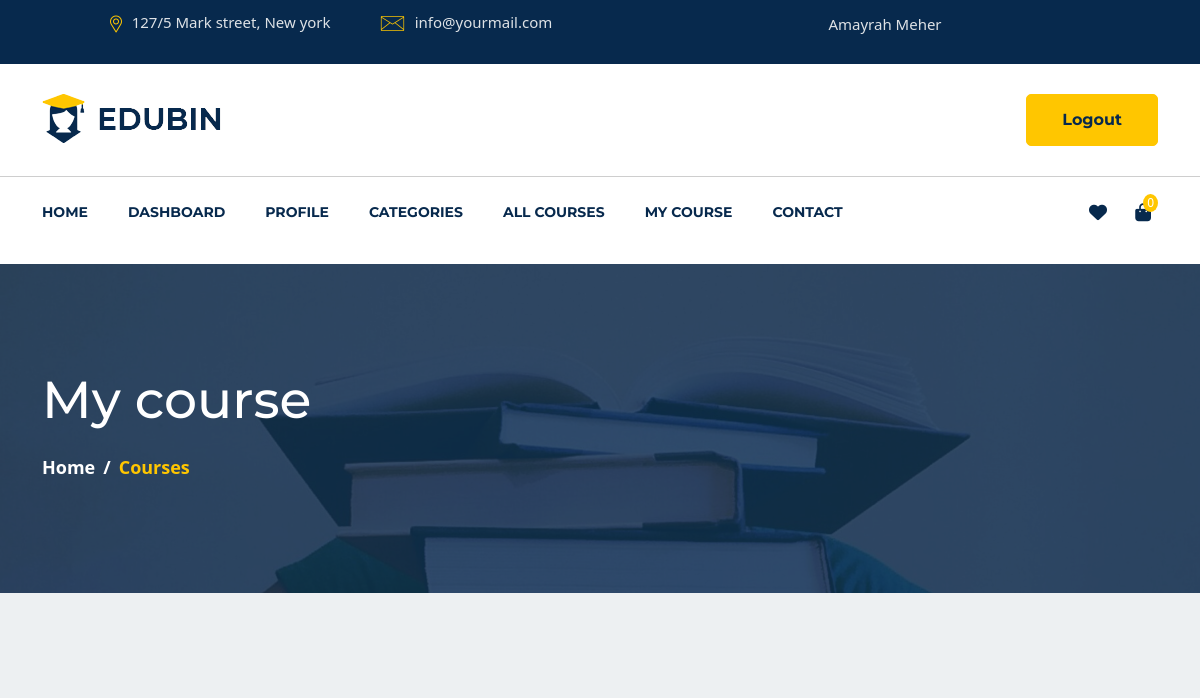
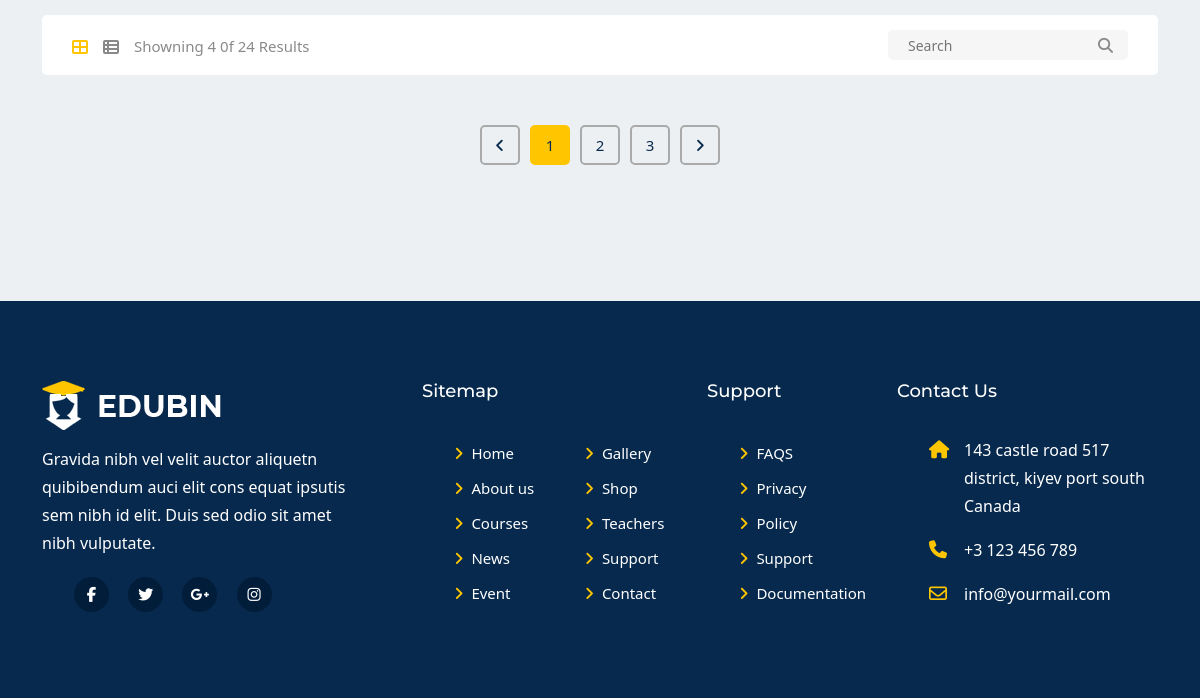
The page /user/my-course/ (signed in) on the database as committed earlier (2 pictures, top to bottom).
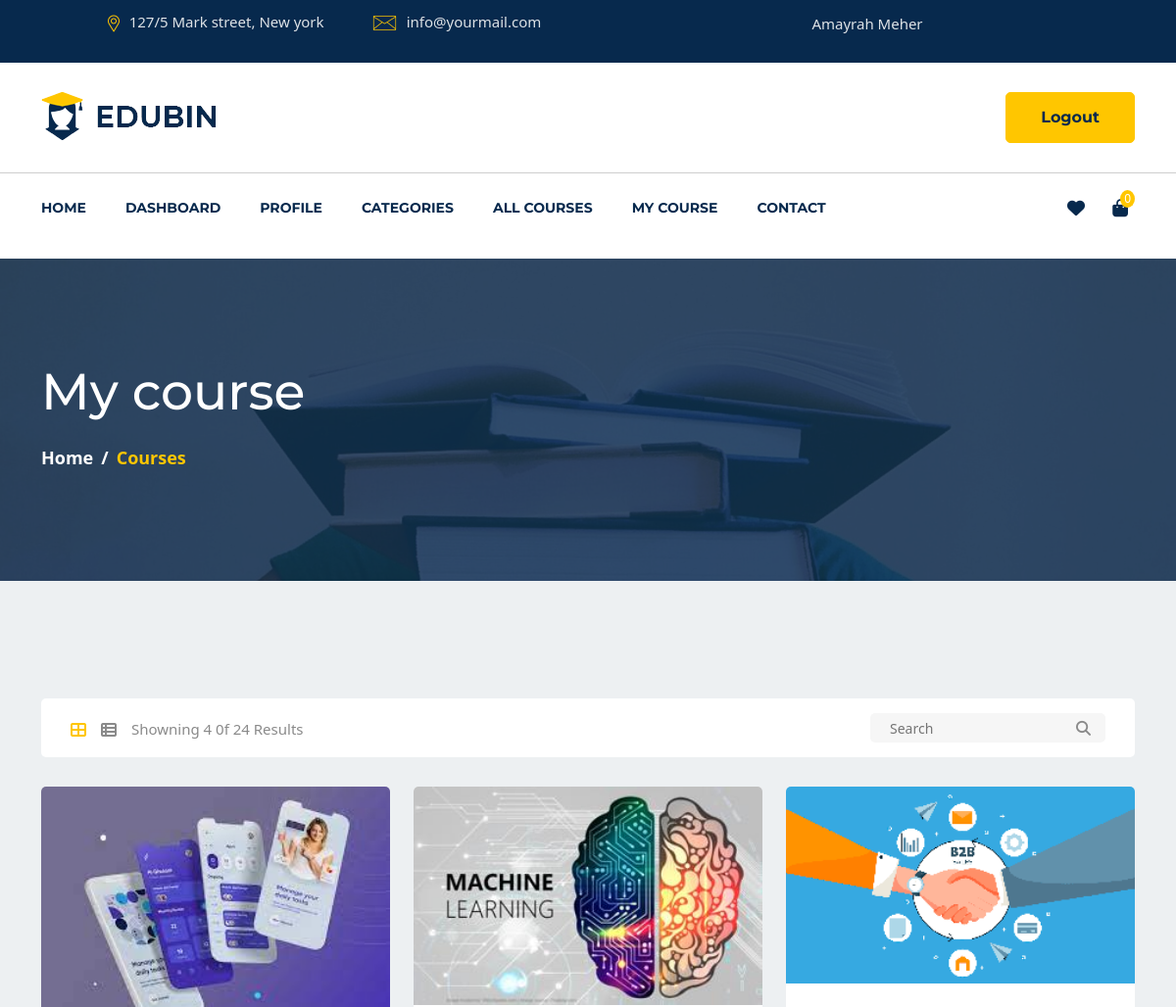
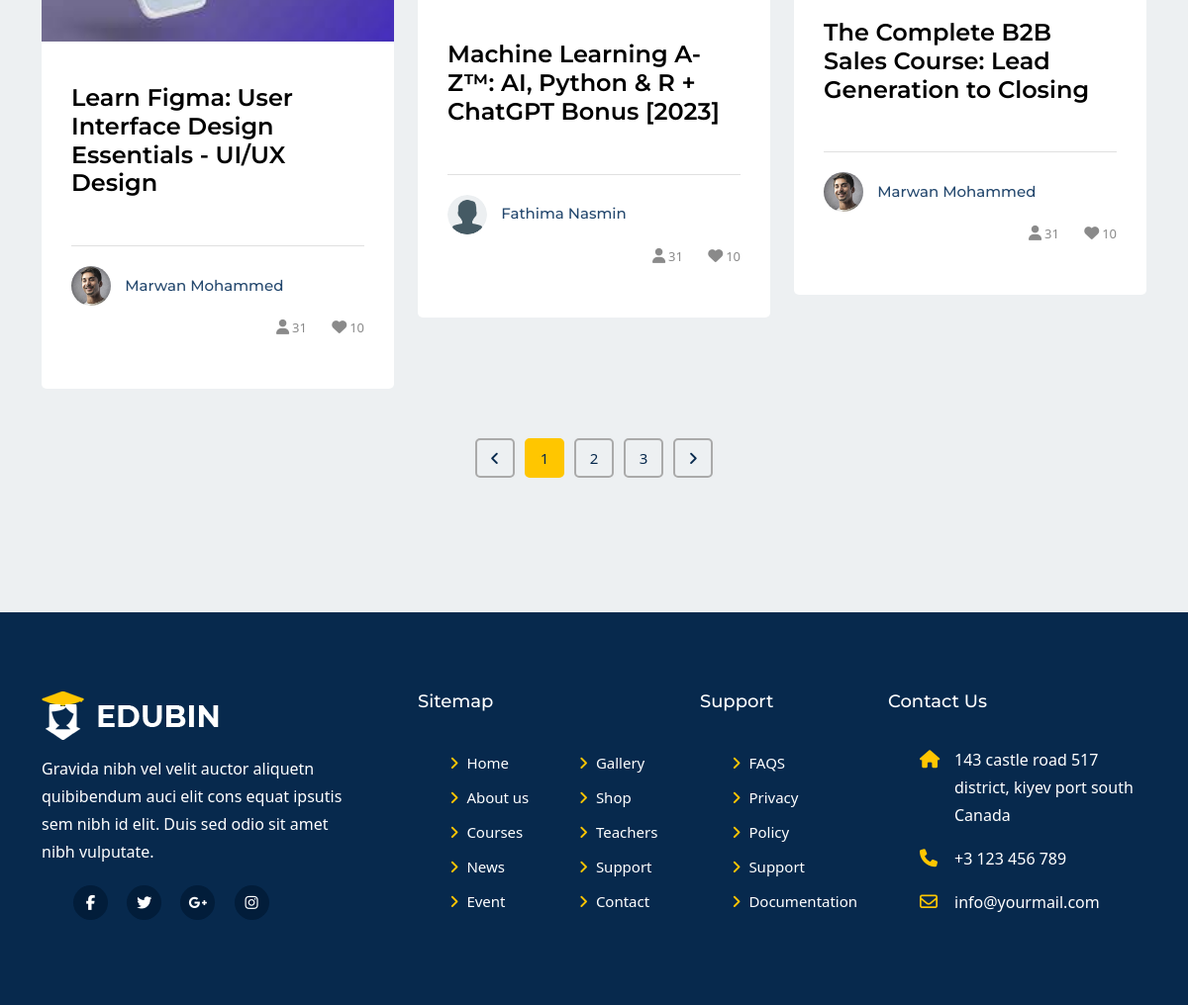
The same page on the database as committed later (2 pictures, top to bottom).
### user/models.py (models this page shows, shortened)
class User(AbstractUser):
    username = models.CharField(_("Username"), max_length=150)
    email = models.EmailField(_("email address"), unique=True)
    USERNAME_FIELD = "email"
    REQUIRED_FIELDS = []
    objects = CustomUserManager()
    @property
    def full_name(self):
        return f"{self.first_name} {self.last_name}"

class EnrolledCourses(models.Model):
    course = models.ForeignKey(
        "lms_main.Course", on_delete=models.CASCADE)
    student = models.ForeignKey(
        Student, on_delete=models.CASCADE)
    def __str__(self):
        return f"Course Enrolled {self.course.title}-{self.student}"
    class Meta:
        unique_together = ('course', 'student')

class Instructor(models.Model):
    instructor = models.OneToOneField(
        User, on_delete=models.CASCADE, primary_key=True)
    profile_image = models.ImageField(
        null=True, blank=True, upload_to="profile_pictures/instructor/")
    about_me = models.TextField(null=True, blank=True)
    designation = models.CharField(null=True, blank=True, max_length=100)
    @property
    def profile_image_url(self):
        if self.profile_image and hasattr(self.profile_image, 'url'):
            return self.profile_image.url
        else:
            return "/static/images/profile/user.png"

### lms_main/models.py (models this page shows, shortened)
class Course(models.Model):
    STATUS = (
        ('PUBLISH', 'PUBLISH'),
        ('DRAFT', 'DRAFT'),
    )
    title = models.CharField(max_length=300)
    description = models.TextField()
    created_at = models.DateField(auto_now_add=True)
    featured_image = models.ImageField(
        upload_to='course/featured_images/', null=True, blank=True)
    price = models.IntegerField(
        null=True, default=0, blank=True)
    discount = models.IntegerField(null=True, blank=True)
    slug = models.SlugField(unique=True, null=True,
                            blank=True, max_length=300)
    status = models.CharField(choices=STATUS, max_length=100, null=True)
    author = models.ForeignKey(user_model.Instructor, on_delete=models.CASCADE)
    category = models.ForeignKey(
        lms_main_model.Category, on_delete=models.CASCADE)
    level = models.ForeignKey(lms_main_model.Level, on_delete=models.CASCADE)

### user/views.py (the view)
# urls.py: path('my-course/', user_view.my_course, name='my-course'),
@login_required
def my_course(request):
    user = request.user
    my_courses = EnrolledCourses.objects.filter(student=user.student)
    context = {
        'my_courses': my_courses,
    }
    print(context)
    for course in my_courses:
        print(course)
    return render(request, 'user/my_course.html', context)

### user/templates/user/my_course.html (shortened to what this page needs)
{% extends 'lms_main/base.html' %}
{% load static %}
{% load course_tags %}
{% block navbar %}
{% include 'lms_main/components/navbar.html' %}
{% endblock %}
{% block main %}
<section id="page-banner" class="pt-105 pb-110 bg_cover" data-overlay="8"
    style="background-image: url('{% static 'images/page-banner-2.jpg' %}')">
    <div class="container">
        <div class="row">
            <div class="col-lg-12">
                <div class="page-banner-cont">
                    <h2>My course</h2>
                    <nav aria-label="breadcrumb">
                        <ol class="breadcrumb">
                            <li class="breadcrumb-item"><a href="#">Home</a></li>
                            <li class="breadcrumb-item active" aria-current="page">Courses</li>
                        </ol>
                    </nav>
                </div>
            </div>
        </div>
    </div>
</section>
<section id="courses-part" class="pt-120 pb-120 gray-bg">
    <div class="container">
        <div class="row">
            <div class="col-lg-12">
                {% include 'lms_main/components/showing_results.html' %}
            </div>
        </div>
        <div class="tab-content" id="myTabContent">
            <div class="tab-pane fade show active" id="courses-grid" role="tabpanel" aria-labelledby="courses-grid-tab">
                <div class="row">
                    {% for course in my_courses %}
                    <div class="col-lg-4 col-md-6">
                        <div class="singel-course mt-30">
                            <div class="thum">
                                <div class="image">
                                    <img src="{{ course.course.featured_image.url }}" alt="Course">
                                </div>
                            </div>
                            <div class="cont">
                                <a href="courses-singel.html">
                                    <h4>{{ course.course.title }}</h4>
                                </a>
                                <div class="course-teacher">
                                    <div class="thum">
                                        <a href="#"><img src="{{ course.course.author.profile_image_url }}" alt="teacher"></a>
                                    </div>
                                    <div class="name">
                                        <a href="#">
                                            <h6>{{ course.course.author.instructor.full_name }}</h6>
                                        </a>
                                    </div>
                                    <div class="admin">
                                        <ul>
                                            <li><a href="#"><i class="fa fa-user"></i><span>31</span></a></li>
                                            <li><a href="#"><i class="fa fa-heart"></i><span>10</span></a></li>
                                        </ul>
                                    </div>
                                </div>
                            </div>
                        </div>
                    </div>
                    {% endfor %}
                </div>
            </div>
        </div>
        <div class="row">
            <div class="col-lg-12">
                <nav class="courses-pagination mt-50">
                    <ul class="pagination justify-content-center">
                        <li class="page-item">
                            <a href="#" aria-label="Previous">
                                <i class="fa fa-angle-left"></i>
                            </a>
                        </li>
                        <li class="page-item"><a class="active" href="#">1</a></li>
                        <li class="page-item"><a href="#">2</a></li>
                        <li class="page-item"><a href="#">3</a></li>
                        <li class="page-item">
                            <a href="#" aria-label="Next">
                                <i class="fa fa-angle-right"></i>
                            </a>
                        </li>
                    </ul>
                </nav>
            </div>
        </div>
    </div>
</section>
{% include 'lms_main/components/footer.html' %}
{% endblock %}

### lms_main/templates/lms_main/components/navbar.html (shortened to what this page needs)
{% load static %}
<header id="header-part">
    <div class="header-top d-none d-lg-block">
        <div class="container">
            <div class="row">
                <div class="col-lg-6">
                    <div class="header-contact text-lg-left text-center">
                        <ul>
                            <li><img src="{% static 'images/all-icon/map.png' %}" alt="icon"><span>127/5 Mark street, New york</span>
                            </li>
                            <li><img src="{% static 'images/all-icon/email.png' %}" alt="icon"><span>info@yourmail.com</span></li>
                        </ul>
                    </div>
                </div>
                {% if user.is_authenticated %}
                <div class="col-lg-6">
                    <div class="header-opening-time text-lg-right text-center">
                        <p>{{ user.full_name }}</p>
                    </div>
                </div>
                {% endif %}
            </div>
        </div>
    </div>
    <div class="header-logo-support pt-30 pb-30">
        <div class="container">
            <div class="row">
                <div class="col-lg-4 col-md-4">
                    <div class="logo">
                        <a href="index-2.html">
                            <img src="{% static 'images/logo.png' %}" alt="Logo">
                        </a>
                    </div>
                </div>
                <div class="col-lg-8 col-md-8">
                    <div class="support-button float-right d-none d-md-block">
                        {% if user.is_authenticated %}
                        <div class="button float-left">
                            <a href="{% url 'user:logout-user' %}" class="main-btn">Logout</a>
                        </div>
                        {% endif %}
                    </div>
                </div>
            </div>
        </div>
    </div>
{% if user.is_authenticated %}
    {% if user.student %}
    <div class="navigation">
        <div class="container">
            <div class="row">
                <div class="col-lg-10 col-md-10 col-sm-9 col-8">
                    <nav class="navbar navbar-expand-lg">
                        <div class="collapse navbar-collapse sub-menu-bar" id="navbarSupportedContent">
                            <ul class="navbar-nav mr-auto">
                                <li class="nav-item">
                                    <a href="{% url 'lms_main:home' %}">Home</a>
                                </li>
                                <li class="nav-item">
                                    <a href="{% url 'user:dashboard' %}">Dashboard</a>
                                </li>
                                <li class="nav-item">
                                    <a href="{% url 'user:update-profile' %}">Profile</a>
                                </li>
                                <li class="nav-item">
                                    <a href="#">Categories</a>
                                </li>
                                <li class="nav-item">
                                    <a href="{% url 'lms_main:course-lists' %}">all courses</a>
                                </li>
                                <li class="nav-item">
                                    <a href="{% url 'user:my-course' %}">My course</a>
                                </li>
                                <li class="nav-item">
                                    <a href="contact.html">Contact</a>
                                </li>
                            </ul>
                        </div>
                    </nav>
                </div>
                {% if request.user %}
                <div class="col-lg-2 col-md-2 col-sm-3 col-4">
                    <div class="right-icon text-right">
                        <ul>
                            <li><a href="{% url 'lms_main:save-for-later' %}" id="search"><i class="fa-solid fa-heart"></i></a></li>
                            <li><a href="{% url 'lms_main:shopping-cart' %}"><i class="fa fa-shopping-bag"></i><span>0</span></a></li>
                        </ul>
                    </div>
                </div>
                {% endif %}
            </div>
        </div>
    </div>
    {% endif %}
                {% endif %}
</header>

Rows that differ between the two databases and show on the page:
added EnrolledCourses: course.featured_image (picture), course "Learn Figma: User Interface Design Essentials - UI/UX Design", course.author.profile_image_url (picture), course.author.instructor.full_name "Marwan Mohammed"
added EnrolledCourses: course.featured_image (picture), course "Machine Learning A-Z™: AI, Python & R + ChatGPT Bonus [2023]", shows a picture, course.author.instructor.full_name "Fathima Nasmin"
added EnrolledCourses: course.featured_image (picture), course "The Complete B2B Sales Course: Lead Generation to Closing", course.author.profile_image_url (picture), course.author.instructor.full_name "Marwan Mohammed"
